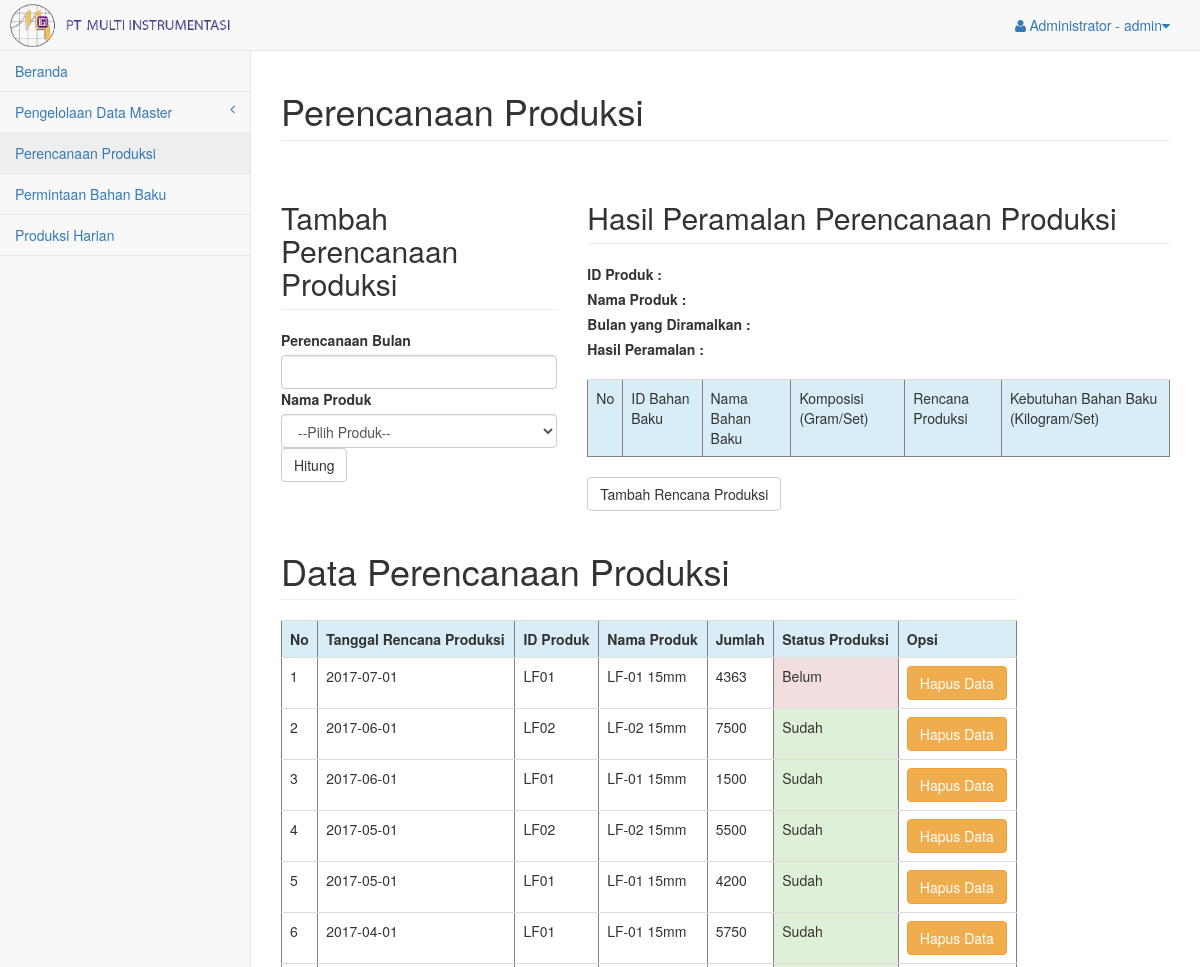
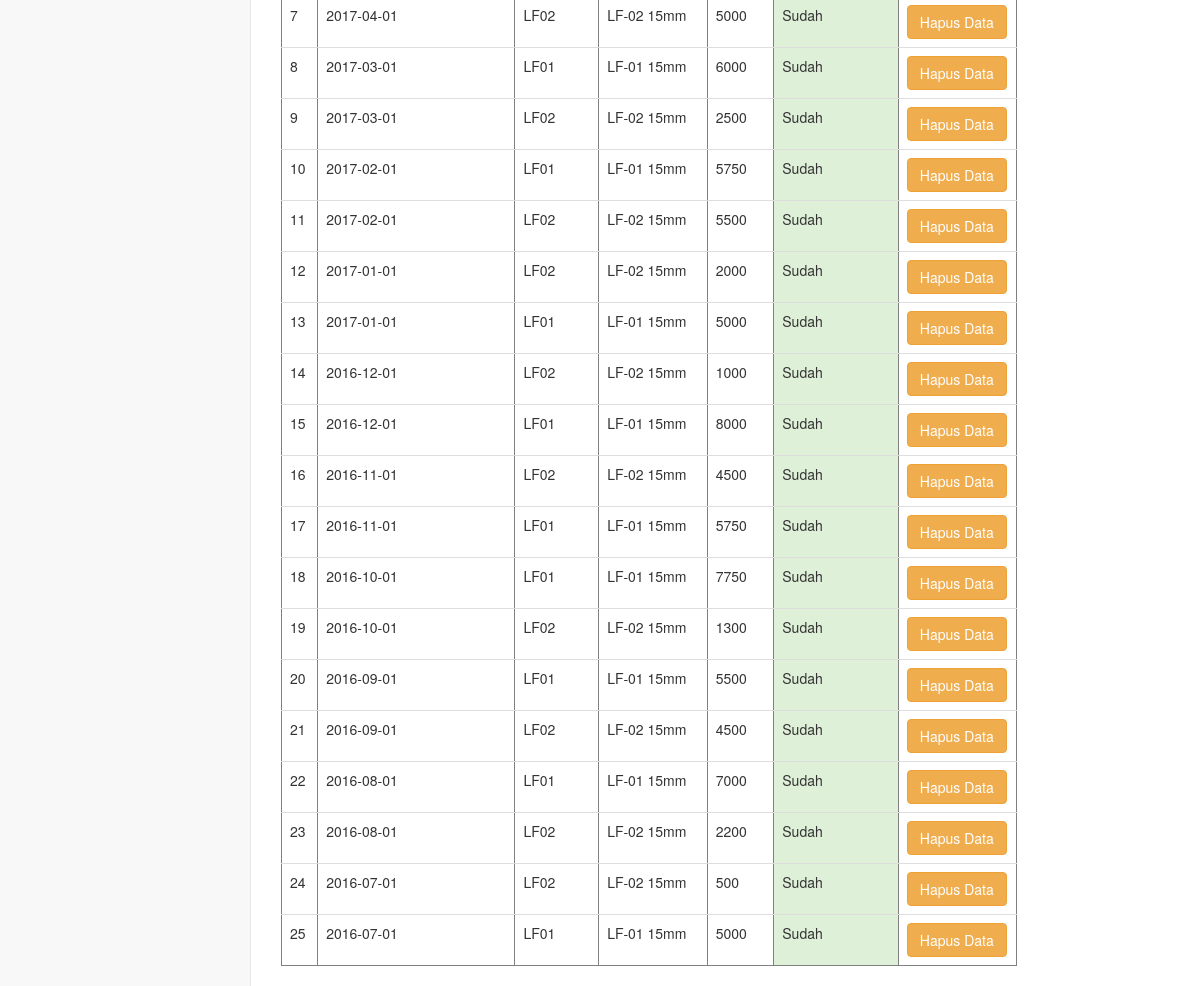
Page /pages/produksi/index.php?page=perencanaan_produksi (signed in) on the earlier database version (2 pictures, top to bottom).
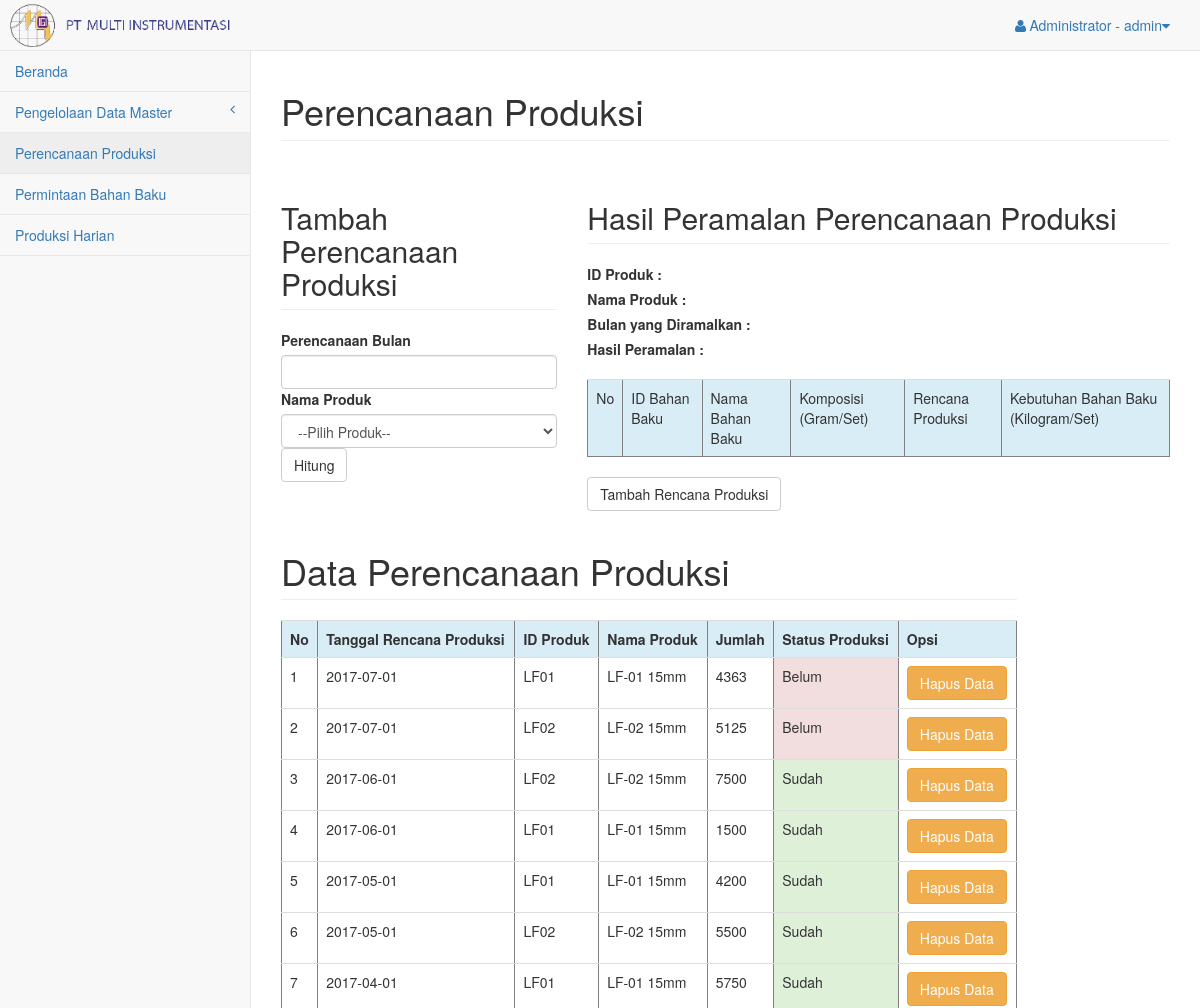
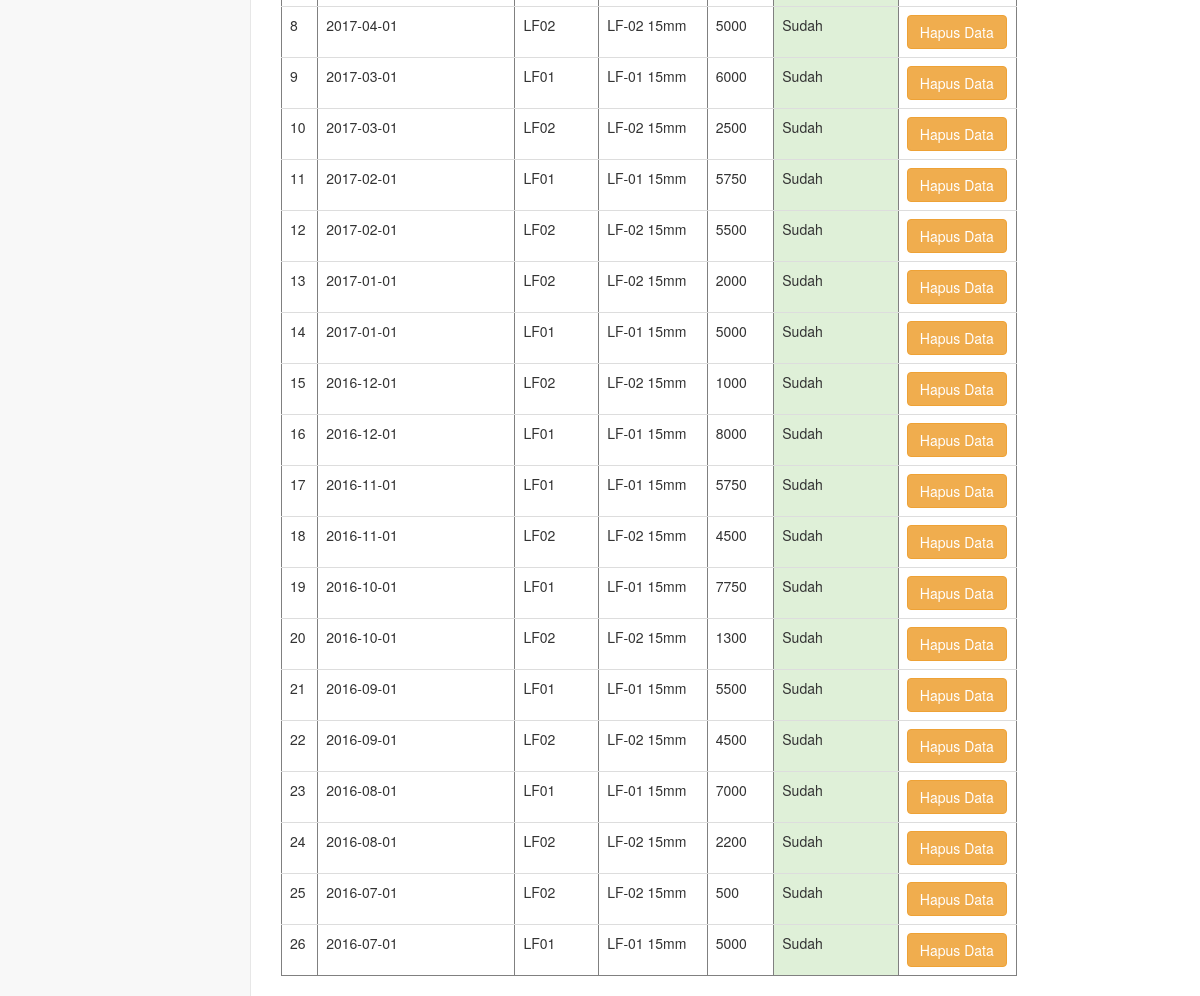
Same page on the later database version (2 pictures, top to bottom).
### tables this page shows
CREATE TABLE `rencana_produksi` (
  `id_rencana` int(11) NOT NULL,
  `tanggal_rencana` date DEFAULT NULL,
  `id_produk` varchar(4) DEFAULT NULL,
  `jumlah` int(11) DEFAULT NULL,
  `status_rencana` varchar(5) NOT NULL
);

CREATE TABLE `produk` (
  `id_produk` varchar(4) NOT NULL,
  `nama_produk` varchar(20) DEFAULT NULL,
  `harga` int(11) NOT NULL,
  `jumlah` int(11) NOT NULL
);

### pages/produksi/perencanaan_produksi.php (the view, shortened to what this page needs)
<?php
    $id_produk = "";
    $periode_peramalan = "";
?>
<link href="http://localhost/scm/dist/css/bootstrap-datepicker3.min.css" rel="stylesheet">
<h1 class="page-header">Perencanaan Produksi</h1>
<div class="row">
         <div class="col-md-4">
               <h2 class="page-header">Tambah Perencanaan Produksi</h1>
               <form class="style-form" role="form" id="perencanaan_produksi" action="" method="post">
                     <div class="form-group">
                       <label class="control-label">Perencanaan Bulan</label>
                       <input class="form-control datepicker" id="periode_peramalan" type="text" name="periode_peramalan">
                       <label>Nama Produk</label>
                       <select name="id_produk" class="form-control" id="id_produk">
                           <option value="" disabled="disabled" selected="selected">--Pilih Produk--</option>
                        </select>
                        <button type="submit" id="btn_hitung_perencanaan" name="btn_hitung_perencanaan" value="hitung_perencanaan" class="btn btn-default">Hitung</button>
                     </div>
               </form>
         </div>
         <div class="col-md-8">
               <h2 class="page-header">Hasil Peramalan Perencanaan Produksi</h2>
               <div class="form-group">
                  <label class="control-label">ID Produk             : <?= $id_produk; ?> </label><br>
                  <label class="control-label">Nama Produk           : <?= $nama_produk['nama_produk']; ?> </label><br>
                  <label class="control-label">Bulan yang Diramalkan : <?= $periode_peramalan; ?></label><br>
                  <label class="control-label">Hasil Peramalan       : <?=$hasil_peramalan ?></label>
               </div>
               <table border="1" class="table">
                   <tr class="info">
                       <td>No</td>
                       <td>ID Bahan Baku</td>
                       <td>Nama Bahan Baku</td>
                       <td>Komposisi (Gram/Set) </td>
                       <td>Rencana Produksi</td>
                       <td>Kebutuhan Bahan Baku (Kilogram/Set)</td>
                   </tr>
               </table>
               <a class="btn btn-default" href="perencanaan_input_aksi.php?id_produk=<?php echo $id_produk; ?>&&hasil_peramalan=<?php echo $hasil_peramalan;?>&&periode_peramalan=<?php echo $periode_peramalan;?>">Tambah Rencana Produksi</a>
         </div>
</div>
         <div class="row">
            <div class="col-md-10">
               <h1 class="page-header">Data Perencanaan Produksi</h1>
               <table border="1" class="table">
                 <tr class="info">
                   <th>No</th>
                   <th>Tanggal Rencana Produksi</th>
                   <th>ID Produk</th>
                   <th>Nama Produk</th>
                   <th>Jumlah</th>
                   <th>Status Produksi</th>
                   <th>Opsi</th>
                 </tr>
                 <?php
                 include 'koneksi.php';
                 $query_mysql2 = mysqli_query($koneksi,"SELECT rencana_produksi.id_rencana as id_rencana ,
                         rencana_produksi.tanggal_rencana as tanggal,
                         rencana_produksi.id_produk as id_produk,
                         produk.nama_produk as nama_produk,
                         rencana_produksi.jumlah as jumlah,
                         rencana_produksi.status_rencana as status_rencana
                         FROM produk INNER JOIN rencana_produksi ON produk.id_produk=rencana_produksi.id_produk
                         ORDER BY tanggal DESC")
                         or die(mysqli_error());
                 $nomor = 1;
                 ?>
              <?php
                  while ($data = mysqli_fetch_array($query_mysql2)) {
              ?>
                 <tr>
                    <?php $id_rencana = $data['id_rencana']; ?>
                   <td><?php echo $nomor++; ?></td>
                   <td><?php echo $data['tanggal']; ?></td>
                   <td><?php echo $data['id_produk']; ?></td>
                   <td><?php echo $data['nama_produk']; ?></td>
                   <td><?php echo $data['jumlah']; ?></td>
                   <?php
                   $status_rencana = $data['status_rencana'];
                   if ($status_rencana == "Sudah") {
                       $warna="success";
                   } elseif ($status_rencana == "Belum") {
                       $warna="danger";
                   }
                   ?>
                   <td class="<?php echo $warna ?>"><?php echo $status_rencana; ?></td>
                   <td><a class="btn btn-warning" Onclick="return Konfirmasi_hapus()" href="perencanaan_hapus.php?id_rencana=<?php echo $id_rencana; ?>">Hapus Data</a></td>
                 </tr>
             <?php } ?>
               </table>
           </div>
         </div>

Differences in the rows shown:
added rencana_produksi: tanggal_rencana "2017-07-01", id_produk "LF02", id_produk.nama_produk "LF-02 15mm", jumlah "5125", status_rencana "Belum"
shown differently, row unchanged: rencana_produksi (number 5 of 26 on the later page): moves up the list
shown differently, row unchanged: rencana_produksi (number 17 of 26 on the later page): moves up the list
